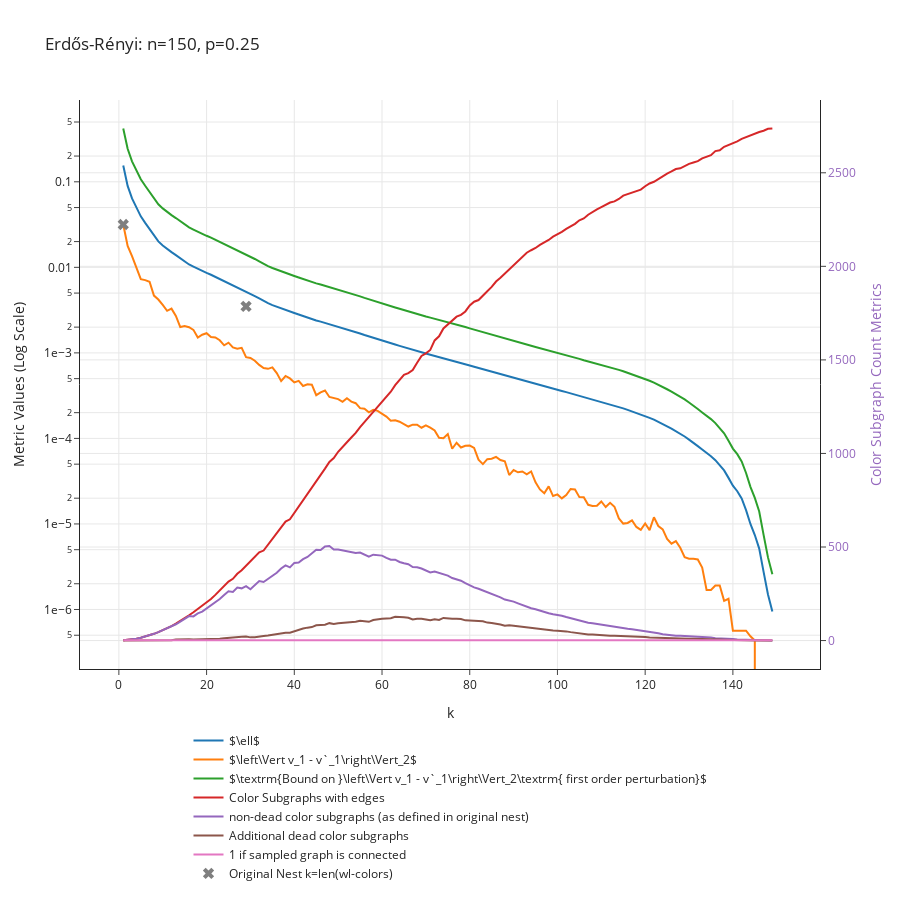

The code cell stored with this chart in its notebook:
### Code cell
p = 0.25
n = 150
G = nx.erdos_renyi_graph(n, p)
data_dict = get_convergence_data_of_nest(G, min_cluster_size = 1, max_k = 150)
plot_convergence_data(data_dict, f"Erdős-Rényi: n={n}, p={p}")

### Figure 1 — Plotly figure (JSON) as saved in the notebook; plotly's stock layout.template omitted (floating-point values rounded to 4 significant figures; data arrays with more than 128 entries replaced by an {"elided": "..."} marker saying what was removed)
{"data": [{"mode": "lines", "name": "$\\ell$", "type": "scatter", "x": {"elided": "149 int values"}, "y": {"elided": "149 float values"}}, {"mode": "lines", "name": "$\\left\\Vert v_1 - v`_1\\right\\Vert_2$", "type": "scatter", "x": {"elided": "149 int values"}, "y": {"elided": "149 float values"}}, {"mode": "lines", "name": "$\\textrm{Bound on }\\left\\Vert v_1 - v`_1\\right\\Vert_2\\textrm{ first order perturbation}$", "type": "scatter", "x": {"elided": "149 int values"}, "y": {"elided": "149 float values"}}, {"mode": "lines", "name": "Color Subgraphs with edges", "type": "scatter", "x": {"elided": "149 int values"}, "y": {"elided": "149 int values"}, "yaxis": "y2"}, {"mode": "lines", "name": "non-dead color subgraphs (as defined in original nest)", "type": "scatter", "x": {"elided": "149 int values"}, "y": {"elided": "149 int values"}, "yaxis": "y2"}, {"mode": "lines", "name": "Additional dead color subgraphs", "type": "scatter", "x": {"elided": "149 int values"}, "y": {"elided": "149 int values"}, "yaxis": "y2"}, {"mode": "lines", "name": "1 if sampled graph is connected", "type": "scatter", "x": {"elided": "149 int values"}, "y": {"elided": "149 int values"}, "yaxis": "y2"}, {"marker": {"size": 10, "symbol": "x"}, "mode": "markers", "name": "Original Nest k=len(wl-colors)", "type": "scatter", "x": [1, 29, 150], "y": [0.03169, 0.003491, 0]}], "layout": {"height": 900, "hovermode": "closest", "legend": {"orientation": "h", "x": 0.5, "xanchor": "center", "y": -0.1, "yanchor": "top"}, "title": {"text": "Erdős-Rényi: n=150, p=0.25"}, "xaxis": {"title": {"text": "k"}}, "yaxis": {"exponentformat": "e", "title": {"text": "Metric Values (Log Scale)"}, "type": "log"}, "yaxis2": {"overlaying": "y", "side": "right", "tickfont": {"color": "rgba(148, 103, 189, 1)"}, "title": {"font": {"color": "rgba(148, 103, 189, 1)"}, "text": "Color Subgraph Count Metrics"}, "type": "linear"}}}
